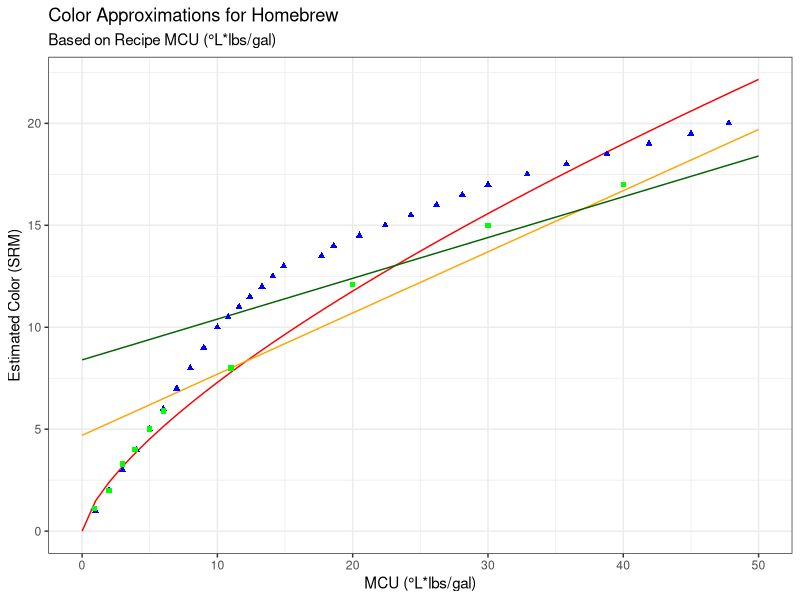

Recreate this plot in R.
# Experiment om de grafiek te maken uit het artikel van Dan Morey
# Plaatje lijkt nog niet te kloppen, mosher en daniels omgedraaid?

library(ggplot2)

# Functies Morey, Mosher en Daniels
mcu <- seq(from=0, to=50, by=1)
mydf <- data.frame(mcu, morey = 1.49*mcu^0.69, mosher.lin = 4.7 + 0.3*mcu, daniels.lin = 8.4 + 0.2*mcu)

# Noonan
# Voor SRM 1 t/10 is SRM gelijk aan MCU
# Voor meer dan 10 SRM gebruik tabel
n.mcu <- c(seq(from=1, to=10, by=1),
		   10.8, 11.6, 12.4, 13.3, 14.1, 14.9, 17.7, 18.6, 20.5, 22.4,
		   24.3, 26.2, 28.1, 30.0, 32.9, 35.8, 38.8, 41.9, 45.0, 47.8)
n.srm <- c(seq(from=1, to=10, by=1),
		   10.5, 11.0, 11.5, 12.0, 12.5, 13.0, 13.5, 14.0, 14.5, 15.0,
		   15.5, 16.0, 16.5, 17.0, 17.5, 18.0, 18.5, 19.0, 19.5, 20.0)
ndf <- data.frame(n.mcu, n.srm)

# Losse punten Daniels (pg 61), bij benadering
daniels <- data.frame(mcu = c(0.9, 2.0, 3.0, 3.9, 5.0, 6.0, 11.0, 20.0, 30.0, 40.0),
					  srm = c(1.1, 2.0, 3.3, 4.0, 5.0, 5.9,  8.0, 12.1, 15.0, 17.0))


ggplot(data = mydf) +
	geom_line(aes(x=mcu, y=morey), color="red") +
	geom_line(aes(x=mcu, y=mosher.lin), color="orange") +
	geom_line(aes(x=mcu, y=daniels.lin), color="darkgreen") +
	geom_point(data = ndf, aes(x=n.mcu, y=n.srm), color="blue", shape="triangle")+
	geom_point(data = daniels, aes(x=mcu, y=srm), color="green", shape="square") +
	labs(
		title = "Color Approximations for Homebrew",
		subtitle = "Based on Recipe MCU (°L*lbs/gal)",
		x = "MCU (°L*lbs/gal)",
		y = "Estimated Color (SRM)") +
	theme_bw()
